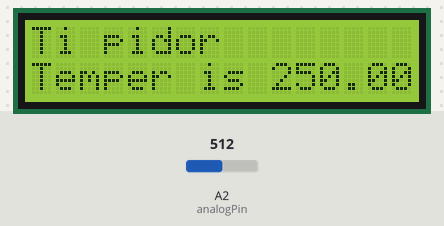
Recording of a sketch running on a simulated Arduino Uno, built with avr-gcc and run on an emulated ATmega328P. Shown: 16×2 character LCD. The inputs (shaded band) are chosen by the test bench; at power-on: A2 (analogPin) = 512.

Above: at 1.2 s.
1.3 s: A2 (analogPin) set to 221
At 2.9 s:
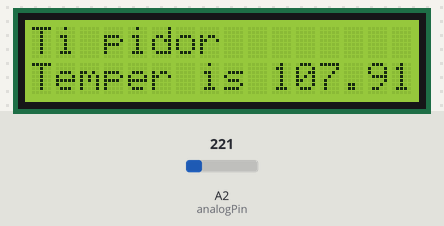
3.6 s: A2 (analogPin) set to 187
At 4.5 s:
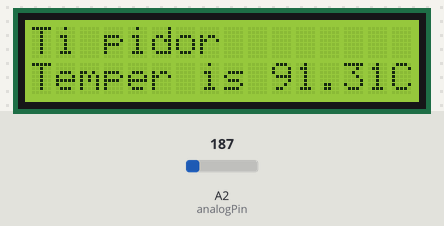
5.6 s: A2 (analogPin) set to 23
At 7.1 s:
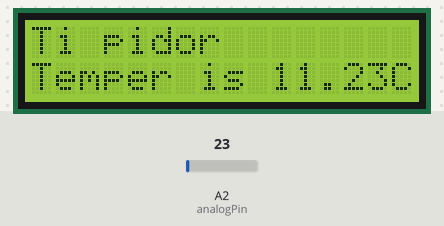
7.6 s: A2 (analogPin) set to 19
At 8.6 s:
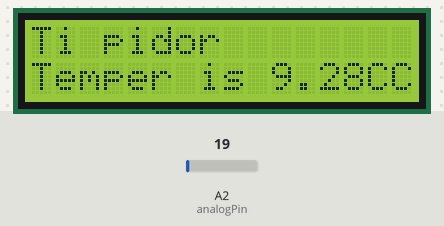
Timing chart, 0 to 10.6 s (numbered marks = the images above; inputs shaded):
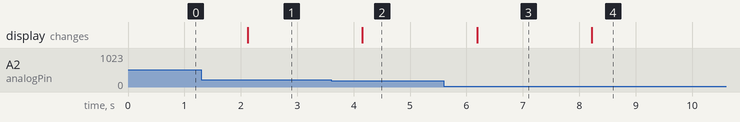

Measured:
- the behaviour switches between 205 and 204 on A2 (analogPin) (found by bisection; images 1 and 2)
- the behaviour switches between 21 and 20 on A2 (analogPin) (found by bisection; images 3 and 4)
- after the input at 1.3 s, the display: changes after 0.82 s (image 1)
- after the input at 3.6 s, the display: changes after 0.56 s (image 2)
- after the input at 5.6 s, the display: changes after 0.59 s (image 3)
- after the input at 7.6 s, the display: changes after 0.62 s (image 4)

The sketch:

temperature_sensor_lm35.ino
```cpp
#include <Wire.h>
#include <LiquidCrystal_I2C.h>

float temperatureCelsius;
int analogPin = 2; // analog input pin, temperature sensor
int delayTime = 1000;

LiquidCrystal_I2C lcd(0x27, 16, 2);  // Set the LCD I2C address

char buffer[10]; //tmp buffer for floatToString

void setup()
{
  Serial.begin(9600);
  initLcd();
}

void loop()
{
  printTemperatureToLcd();
  processInputCommand();

  delay(delayTime);
}

void printTemperatureToLcd()
{
  lcd.setCursor(0,1);
  lcd.print("Temper is " + getTemperature() + "C");

}

void processInputCommand()
{
  char incoming = readSerial();

  if(incoming == 0) {

  } else if(incoming == '1') {
    Serial.println("dsada");
  } else {
    Serial.print(incoming);
    Serial.println("- unknown command");
  }
}

void initLcd() {
   lcd.init();
   lcd.backlight();
   lcd.setCursor(0,0);
   lcd.print("Ti pidor");
}

String getTemperature() {
  float sensorValue = analogRead(analogPin);
  // 500mV/1024=.48828125
  temperatureCelsius = sensorValue * 0.48828125;
  return String(dtostrf(temperatureCelsius, 2, 2, buffer));
}

char readSerial()
{
  char incomingByte = 0;
  if(Serial.available() > 0) {
      incomingByte = Serial.read();
  }
  return incomingByte;
}
```
